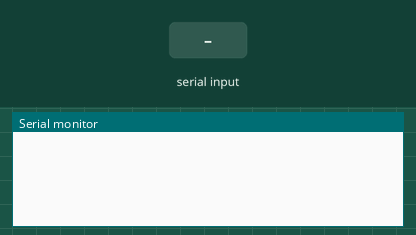
A sketch run on a simulated Arduino Uno, built with avr-gcc and run on an emulated ATmega328P. Shown: the last lines printed to the serial monitor. The inputs (shaded band) are chosen by the test bench.

Above: at 1.2 s.
1.3 s: "90,45\n" received over Serial
At 2.1 s:
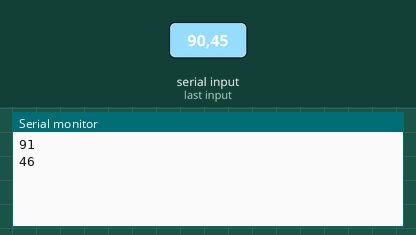
2.8 s: "30,150\n" received over Serial
At 4.6 s:
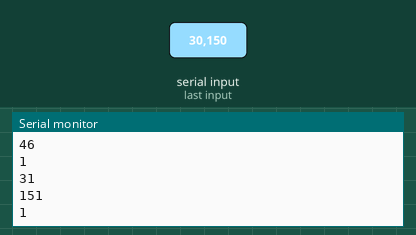
Timing chart, 0 to 6.1 s (numbered marks = the images above; inputs shaded):
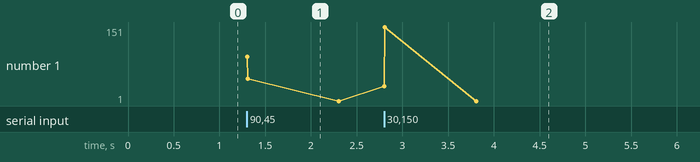

Measured:
- after the input at 1.3 s, the serial monitor: prints a new line at once (image 1)
- after the input at 2.8 s, the serial monitor: prints a new line at once (image 2)

The sketch:

serialCommINO.ino
```cpp
 // Arduino script to RECEIVE incoming data from Python script over the serial port
  // https://www.hackster.io/ansh2919/serial-communication-between-python-and-arduino-e7cce0


void setup() {
  // Start serial communication with baud rate 9600
  Serial.begin(9600);
}

void loop() {
  while (Serial.available() > 0){
    // if only encoded int sent with no other characters, reads only
    // the int value until the end of the line and ignores non-numericals
    // (more efficent)
    int num = Serial.parseInt();

    // reads entire string until it encounters a termination character,
    // which may include non-numeric characters
    //String str = Serial.readString();
    //str.trim();
    //Serial.print(str);
    //int num = str.toInt();

    num++;
    // send incremented number back to python
    Serial.println(num);
  }
}
```
